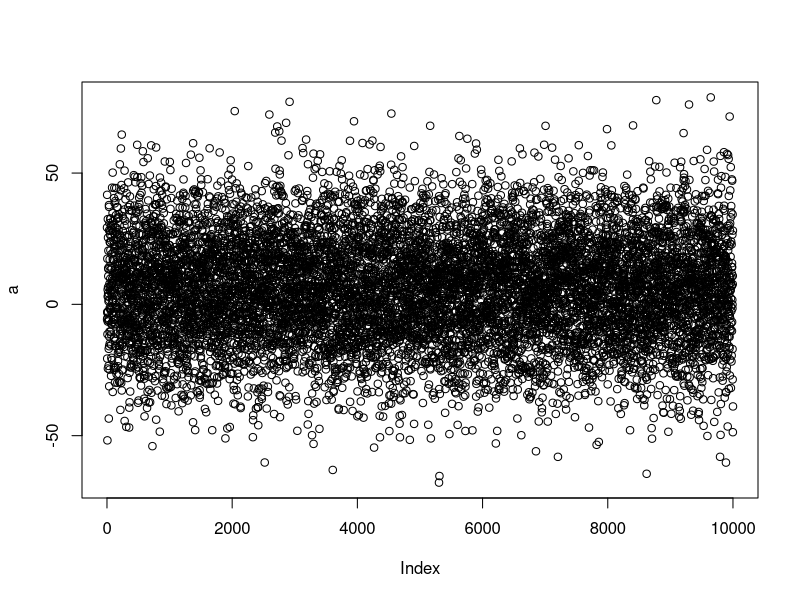
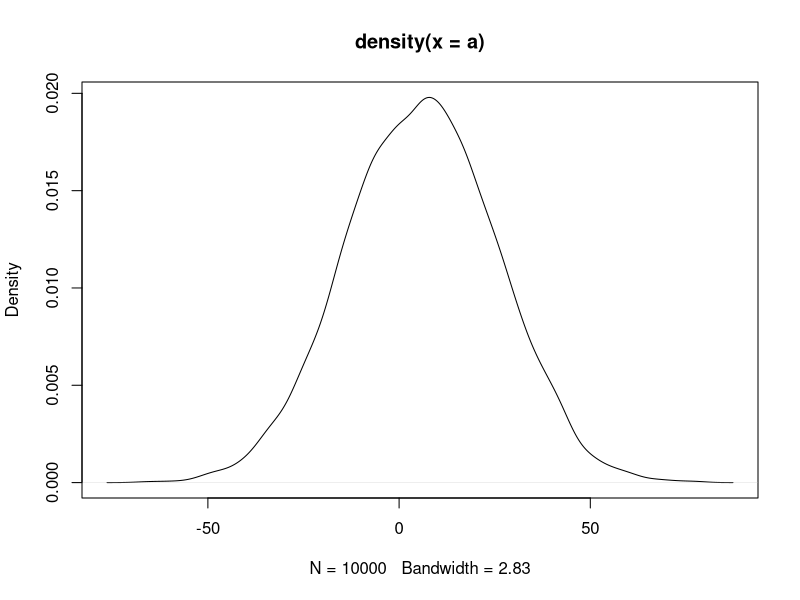
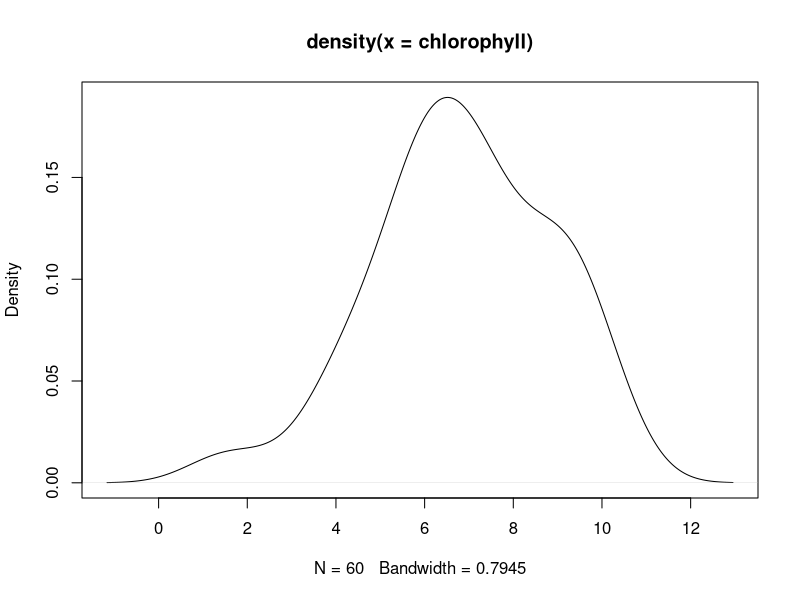
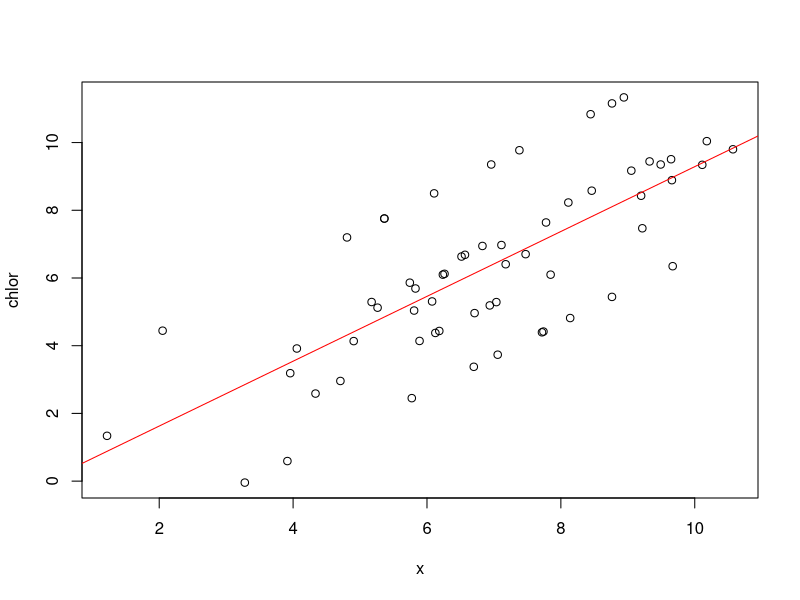
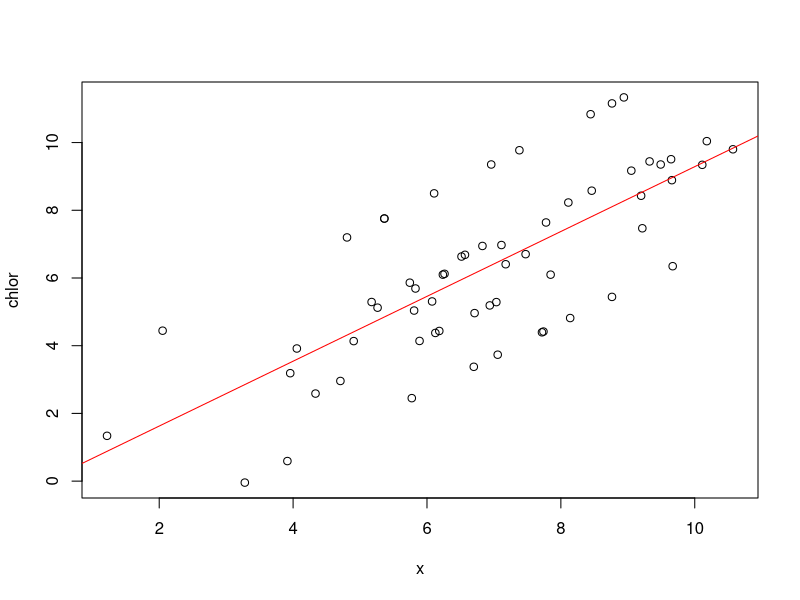
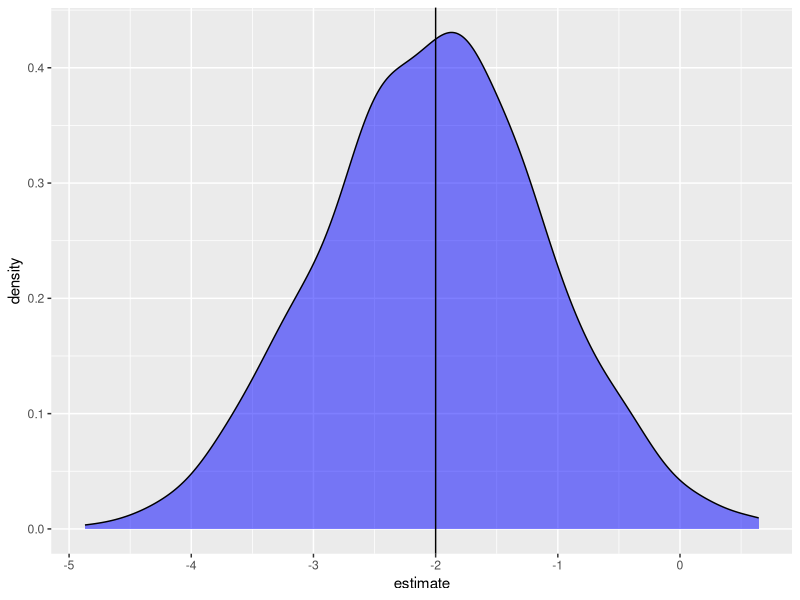

Reproduce these figures in R, in order.
set.seed(20) # Always set seed so random numbers can be recovered
a <- rnorm(1e4, mean = 6, sd = 20) # Generate some random numbers according to a normal distribution
plot(a) # Show a normal distribution
plot(density(a))

##### Simple distribution plot first using 'real' values
set.seed(20)
chlorophyll <- rnorm(60, mean = 7, sd = 2) # Simulating some chlorophyll values; SD and mean come from
# Assemble experiment
plot(density(chlorophyll))

##### Now including an error term
set.seed(20)
x <-rnorm(60, mean = 7, sd = 2) # Data generating process
e <- rnorm(6, sd = 2) # Error
chlor <- x + e # Add the error and the data generating process
summary(chlor)
plot(x, chlor) # Plot these data
m1 <- lm(chlor ~ x) # Model of the relationship between x and chlorophyll
summary(m1) # Can see the model predicts they are strongly related, with an estimate of nearly 1. 
abline(m1$coef[1], m1$coef[2], col = "red")

#####
set.seed(20)
x <-rnorm(60, mean = 7, sd = 2) # Data generating process
e <- rnorm(6, sd = 2) # Error
chlor <- x + e # Add the error and the data generating process
summary(chlor)
plot(x, chlor) # Plot these data
m1 <- lm(chlor ~ x) # Model of the relationship between x and chlorophyll
summary(m1) # Can see the model predicts they are strongly related, with an estimate of nearly 1. 
abline(m1$coef[1], m1$coef[2], col = "red")

##### Next, need simulate with different groups
set.seed(16)
ngroup <- 2
nrep <- 10
b0 <- 5
b1 <- -2
sd <- 2
group <- rep( c("group1", "group2"), each = nrep) # 10 group 1s, 10 group 2s
eps <- rnorm(ngroup*nrep, mean = 0, sd = sd) # Error term for each observation
growth <- b0 + b1*(group == "group2") + eps # Create the simulated response; growth is now given by a true
# group mean for group1 (b0), a mean for group2 which is 2 less than group1 (b1 = -2; -2*group 2 in 
# formula), and an error epsilon (eps).

growthfit <- lm(growth ~ group)
summary(growthfit)

# This is one model, but we want to know how it functions over the long run. So let's create (borrow) a 
# function to do this:

twogroup_fun <- function(nrep = 10, b0 = 5, b1 = -2, sigma = 2){
  ngroup = 2
  group = rep(c("group1", "group2"), each = nrep)
  eps = rnorm(ngroup*nrep, 0, sigma)
  growth = b0 + b1*(group=="group2") + eps
  growthfit = lm(growth ~ group)
  growthfit
}

# This function is using the same parameters as above. 

# Now test the function

set.seed(16)
twogroup_fun()
twogroup_fun(sigma=1) # Example of how to change an element of the function

### Now repeat the function

sims <- replicate(1e3, twogroup_fun(), simplify = F)

#####
library(broom)
library(dplyr)
library(ggplot2)
library(purrr)
#####
tidy(growthfit) # Model coefficients from the single run
summary(growthfit)$sigma # Standard deviation only (doesn't need broom)
sims %>% # The simulations
  map_df(tidy) %>% # Turns each sim object into a tibble
  filter(term == "groupgroup2") %>% # Filtering for group2 
  ggplot( aes(estimate) ) +
  geom_density(fill = "blue", alpha = .5) + # Density plot for the estimates for group 2
  geom_vline( xintercept = -2) # Puts a line for where the actual difference between group1 and group2 was
# specified

# When looking at this distribution, we generally lie close to the true value but there is some uncertainty
# here; a small number even gave positive estimates. 






















